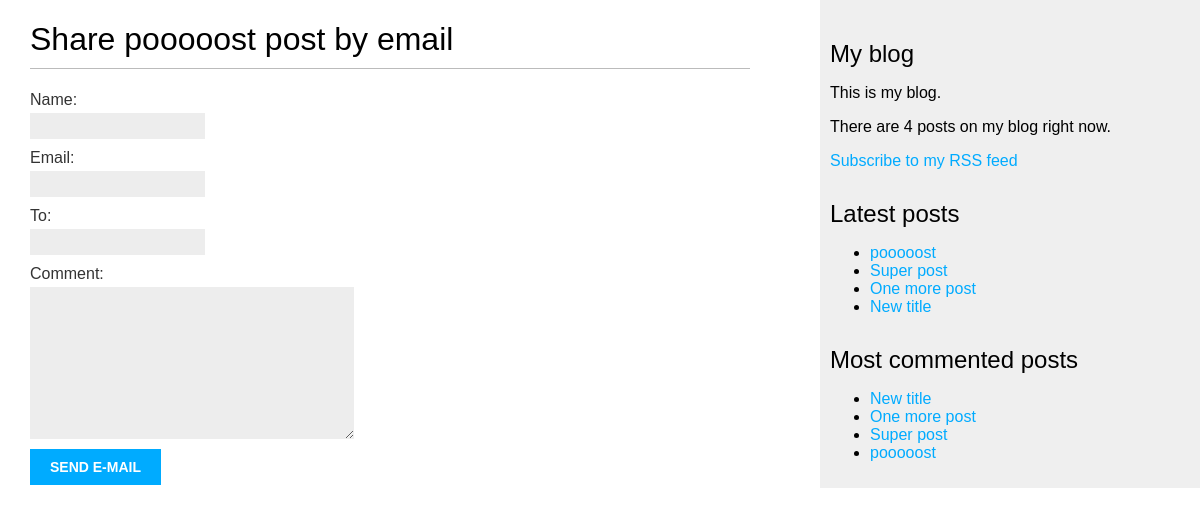
Before: /blog/7/share with the older database file.
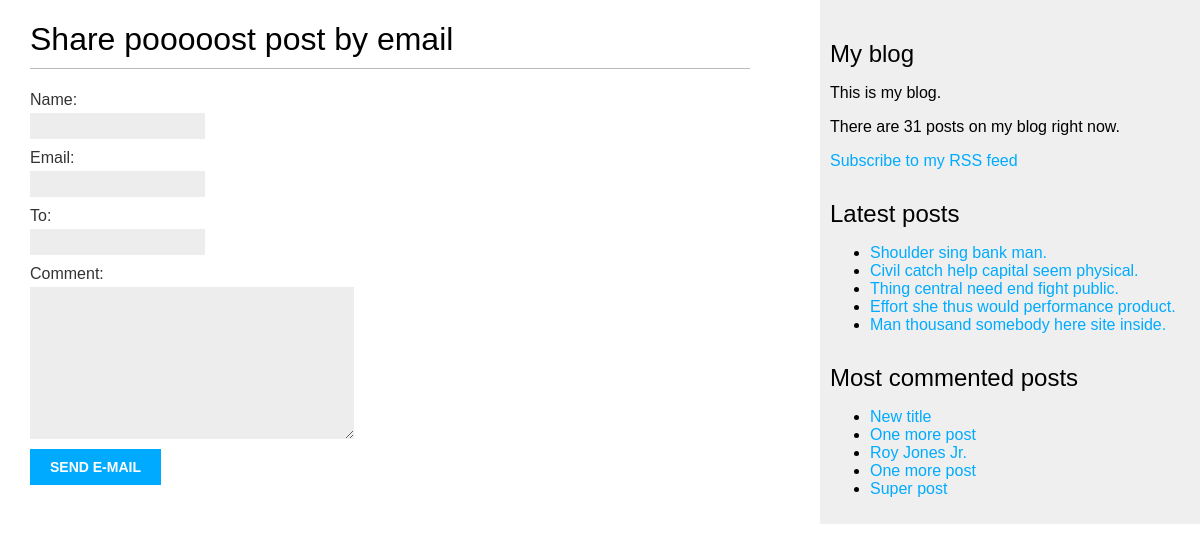
After: the same page with the newer database file.
### blog/models.py (models this page shows, shortened)
class Post(models.Model):
    class Status(models.TextChoices):
        DRAFT = "DR", "Draft",
        PUBLISHED = "PB", "Published"
    title = models.CharField(max_length=250)
    slug = models.SlugField(max_length=250)
    body = models.TextField()
    created = models.DateTimeField(auto_now_add=True)
    publish = models.DateTimeField(default=timezone.now)
    updated = models.DateTimeField(auto_now=True)
    status = models.CharField(max_length=2, choices=Status.choices, default=Status.DRAFT)
    author = models.ForeignKey(User, on_delete=models.CASCADE)
    tags = TaggableManager()
    objects = models.Manager() # Default manager
    published = PublishedManager() # Custom manager that returns published objects
    class Meta:
        ordering = ["publish"]
        indexes = [
            models.Index(fields=["-publish"]),
        ]
    def get_absolute_url(self):
        return reverse("blog:post_detail", args=[self.publish.year, self.publish.month, self.publish.day, self.slug])

### blog/views.py (the view)
# urls.py: path('<int:post_id>/share', views.post_share, name='post_share'),
def post_share(request, post_id):
    post = get_object_or_404(Post, id=post_id, status=Post.Status.PUBLISHED)
    sent = False
    if request.method == "POST":
        form = EmailPostForm(request.POST)
        if form.is_valid():
            cd = form.cleaned_data
            post_url = request.build_absolute_uri(post.get_absolute_url())
            subject = f"{cd['name']} recommends you read {post.title}"
            body = f"Read {post.title} at {post_url}\n\n{cd['name']}'s comment: {cd['comment']}"
            send_mail(subject, body, "hitmanabsolution25@gmail.com", [cd["to"]])
            sent = True
    else:
        form = EmailPostForm()
    return render(request, "blog/post/share.html", {"post": post, "form": form, "sent": sent})

### blog/forms.py
class EmailPostForm(forms.Form):
    name = forms.CharField(max_length=25)
    email = forms.EmailField()
    to = forms.EmailField()
    comment = forms.CharField(required=False, widget=forms.Textarea)

### blog/models.py (called while the page is built)
    def get_queryset(self):
        return super().get_queryset().filter(status=Post.Status.PUBLISHED)

### blog/templatetags/blog_tags.py (called while the page is built)
@register.simple_tag
def total_posts():
    return Post.published.count()

@register.inclusion_tag("blog/post/latest_posts.html")
def show_latest_posts(count=5):
    latest_posts = Post.published.order_by("-publish")[:count]
    return {"latest_posts": latest_posts}

@register.simple_tag
def get_most_commented_posts(count=5):
    return Post.published.annotate(total_comments=Count("comments")).order_by("-total_comments")[:count]

### blog/templates/blog/post/share.html (shortened to what this page needs)
{% extends "blog/base.html" %}
{% block content %}
    {% if sent %}
        <h1>Email successfully sent</h1>
        <p>{{post.title}} was successfully sent to {{form.cleaned_data.to}}</p>
    {% else %}
        <h1>Share {{post.title}} post by email</h1>
        <form method="post">
            {{ form.as_p }}
            <input type="submit" value="Send e-mail">
        </form>
    {% endif %}
{% endblock %}

### blog/templates/blog/base.html (shortened to what this page needs)
{% load static %}
{% load blog_tags %}
<!DOCTYPE html>
<html lang="en">
<head>
    <link rel="stylesheet" href="{% static 'css/blog.css' %}">
</head>
<body>
    <div id="content">
        {% block content %}
        {% endblock %}
    </div>
    <div id="sidebar">
        <h2>My blog</h2>
        <p>
            This is my blog.
        </p>
        <p>
            There are {% total_posts %} posts on my blog right now.
        </p>
        <p>
            <a href="{% url 'blog:post_feed' %}">Subscribe to my RSS feed</a>
        </p>
        <h2>Latest posts</h2>
        {% show_latest_posts %}
        <h2>Most commented posts</h2>
        {% get_most_commented_posts as most_commented_posts %}
        <ul>
            {% for post in most_commented_posts %}
                <li>
                    <a href="{{post.get_absolute_url}}">{{post.title}}</a>
                </li>
            {% endfor %}
        </ul>
    </div>
</body>
</html>

### blog/templates/blog/post/latest_posts.html
<ul>
    {% for post in latest_posts %}
        <li>
            <a href="{{post.get_absolute_url}}">{{post.title}}</a>
        </li>
    {% endfor %}
</ul>

Changed rows visible on the page:
no longer on one of the page's lists (row edited): Post: title "pooooost"
no longer on one of the page's lists (row edited): Post: title "New title"
no longer on one of the page's lists (row edited): Post: title "One more post"
no longer on one of the page's lists (row edited): Post: title "Super post"
added Post: title "Shoulder sing bank man.", shown under "Latest posts"
added Post: title "Civil catch help capital seem physical.", shown under "Latest posts"
added Post: title "Thing central need end fight public.", shown under "Latest posts"
added Post: title "Effort she thus would performance product.", shown under "Latest posts"
added Post: title "Man thousand somebody here site inside.", shown under "Latest posts"
now on this page (row edited): Post: title "Roy Jones Jr.", shown under "Most commented posts"
now on this page (row edited): Post: title "One more post", shown under "Most commented posts"
Other visible differences:
text no longer shown: "4"
text now shown: "31"
